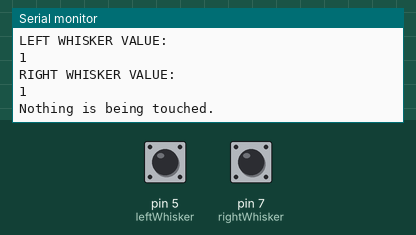
Bench run of a sketch on a simulated Arduino Uno, built with avr-gcc and run on an emulated ATmega328P. On the bench: the last lines printed to the serial monitor. Inputs (shaded band) come from the test bench; at power-on: pin 5 (leftWhisker) HIGH, pin 7 (rightWhisker) HIGH.

Above: at 1.8 s.
1.9 s: pin 5 (leftWhisker) pulled LOW for 0.65 s
At 2.4 s:
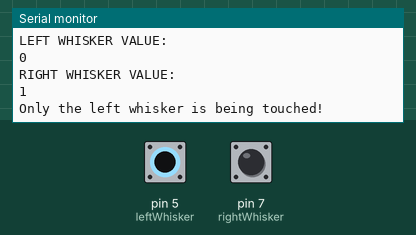
4.0 s: pin 7 (rightWhisker) pulled LOW for 0.65 s
At 4.47 s:
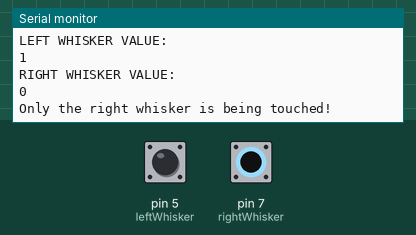
7.7 s: pin 7 (rightWhisker) pulled LOW for 1 s
11.8 s: pin 5 (leftWhisker) pulled LOW for 1 s
At 12.22 s:
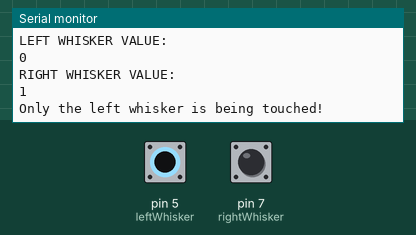
15.9 s: pin 5 (leftWhisker) pulled LOW for 0.65 s
19.6 s: pin 7 (rightWhisker) pulled LOW for 0.65 s
At 19.98 s:
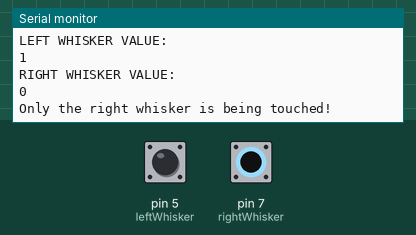

Measured:
- after the input at 1.9 s, the serial monitor: prints a new line after 0.18 s (image 1)
- after the input at 4.0 s, the serial monitor: prints a new line after 0.18 s (image 2)
- after the input at 11.8 s, the serial monitor: prints a new line after 0.10 s (image 3)
- after the input at 19.6 s, the serial monitor: prints a new line after 0.09 s (image 4)

The sketch:

whiskerscatrobot.ino.ino
```cpp
// these are the digital pins that out whiskers are connected to
int leftWhisker = 5 ;
int rightWhisker = 7 ;


void setup() {
  // put your setup code here, to run once:
  // opening up our serial port for writing, can't see anything in Monitor if not included
  Serial.begin(9600);

  // pinMode is showing us that the left and right whiskeres are INPUT (not OUTPUT)
  pinMode(leftWhisker, INPUT);
  pinMode(rightWhisker, INPUT);
}


void loop() {
  // put your main code here, to run repeatedly:
  // we use digitalRead() to READ sensing information from our whiskers
  int leftWhiskerValue = digitalRead(leftWhisker);
  int rightWhiskerValue = digitalRead(rightWhisker);


  // print out whisker values to Serial monitor
  Serial.println("LEFT WHISKER VALUE: ");
  Serial.println(leftWhiskerValue);
  Serial.println("RIGHT WHISKER VALUE: ");
  Serial.println(rightWhiskerValue);

  if (leftWhiskerValue == 0 && rightWhiskerValue == 0) {
    Serial.println("Both whiskers are being touched!");
  }
  else if (leftWhiskerValue == 0) {
    Serial.println("Only the left whisker is being touched!");
  }
  else if (rightWhiskerValue == 0) {
    Serial.println("Only the right whisker is being touched!");
  }
  else {
    Serial.println("Nothing is being touched.");
  }

  // delay is here to protect the port buffer from getting overloaded
  delay(500);


}
```
